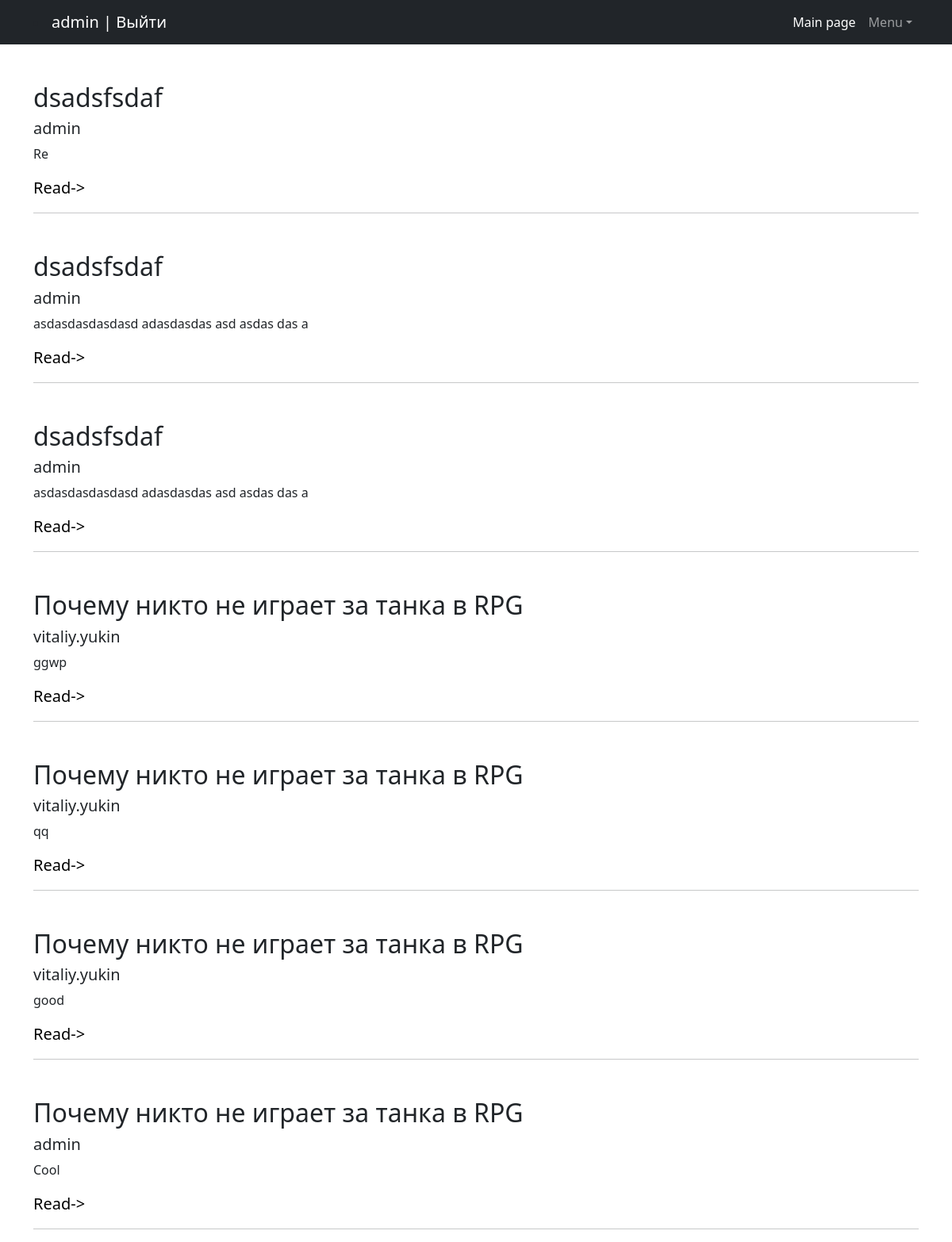
/responses/ (signed in), run on the app's committed database.
### mmo_board/models.py (models this page shows)
class Response(models.Model):
    author = models.ForeignKey(to=User, on_delete=models.CASCADE, db_index=True)
    post = models.ForeignKey(to=Post, on_delete=models.CASCADE)
    text = models.TextField()
    approved = models.BooleanField(default=False)

class Post(models.Model):
    author = models.ForeignKey(User, on_delete=models.CASCADE, db_index=True)
    category = models.ManyToManyField(to='Category')
    date_created = models.DateField(auto_now_add=True)
    title = models.CharField(max_length=255)
    content = fields.RichTextUploadingField()

### mmo_board/views.py (the view)
# urls.py: path('responses/', ResponseList.as_view(), name='responses'),
class ResponseList(LoginRequiredMixin, ListView):
    model = Response
    template_name = 'responses.html'
    context_object_name = 'responses'
    def get_queryset(self):
        self.queryset = Response.objects.filter(post__author_id=self.request.user.id, approved=False).select_related(
            'post', 'author')
        return super().get_queryset()

### templates/responses.html (shortened to what this page needs)
{% extends 'base.html' %}
{% block content %}
{% for response in responses %}
<div class="container">
    <div class="text-start mt-5">
        <h2>{{ response.post.title }}</h2>
        <h3 class="lead">{{ response.author.username }}</h3>
        <p> {{ response.text }}
        <p class="lead">{{ post.date_created|date:'j F Y' }} <a href="{% url 'response' response.post.id response.id %}">Read-></a></p>
        <hr>
    </div>
</div>
{% empty %}
<p style="text-align:center;margin-top:15%;">No unapproved responses</p>
{% endfor %}
{% endblock content %}

### templates/base.html (shortened to what this page needs)
<!DOCTYPE html>
<html lang="en">
<head>
    {% load static %}
    <link href="{% static 'css/styles.css' %}" rel="stylesheet" />
</head>
<body>
<nav class="navbar navbar-expand-lg navbar-dark bg-dark">
    <div class="container">
        {% if request.user.is_authenticated %}
        <li class="nav-item">
            <a class="navbar-brand" aria-current="page" href="{% url 'profile' user.id %}" style="margin-right:0px;">{{ user.username}} |
                <a class="navbar-brand" aria-current="page" href="{% url 'logout' %}">Выйти</a>
        </li>
        {% else %}
        <li class="nav-item"><a class="navbar-brand" aria-current="page" href="{% url 'account_signup' %}">Registration</a>
            <a class="navbar-brand" aria-current="page" href="{% url 'account_login' %}">Enter</a></li>
        {% endif %}
        <div class="collapse navbar-collapse" id="navbarSupportedContent">
            <ul class="navbar-nav ms-auto mb-2 mb-lg-0">
                <li class="nav-item"><a class="nav-link active" aria-current="page" href="{% url 'posts' %}">Main page</a></li>
                <li class="nav-item dropdown">
                    <a class="nav-link dropdown-toggle" id="navbarDropdown" href="#" role="button" data-bs-toggle="dropdown" aria-expanded="false">Menu</a>
                </li>
            </ul>
        </div>
    </div>
</nav>
{% block content %}{% endblock content %}
</body>
</html>

### data on the page
Response: post "dsadsfsdaf", author.username "admin", text "Re"
Response: post "dsadsfsdaf", author.username "admin", text "asdasdasdasdasd adasdasdas asd asdas das a"
Response: post "dsadsfsdaf", author.username "admin", text "asdasdasdasdasd adasdasdas asd asdas das a"
Response: post "Почему никто не играет за танка в RPG", author.username "vitaliy.yukin", text "ggwp"
Response: post "Почему никто не играет за танка в RPG", author.username "vitaliy.yukin", text "qq"
Response: post "Почему никто не играет за танка в RPG", author.username "vitaliy.yukin", text "good"
Response: post "Почему никто не играет за танка в RPG", author.username "admin", text "Cool"

### other printed values
{{ user.username }} "admin"
